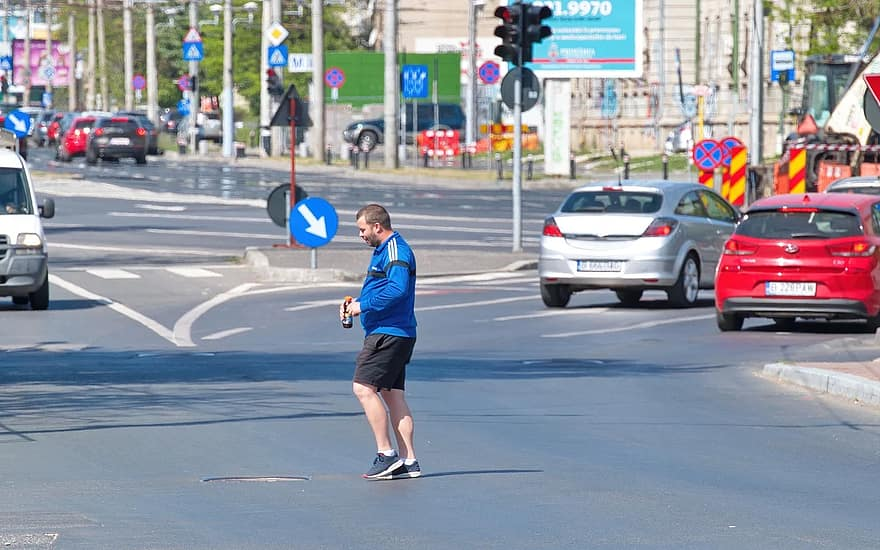
#> input picture TEST/personInRoad.jpg, 880 x 550 px, given in place of testVideoCurve1.mp4, which was not available
$ python test.py
#> lines starting #> are read from the running program, lines starting #| are printed output that depends on the picture; after the words box and inside, x2 and y2 are one past the last pixel; in counts of white or black regions, pixels touching at a corner belong together; pictures that were not available may be replaced by others from this repository, and a replacement may not be noted
# -*- coding: utf-8 -*-

import cv2
import numpy

# 이미지 불러오기
# image = cv2.imread('assets/TestTrack1.png')
# image = cv2.imread('assets/testImage1.jpeg')


def getFitLine(img, f_lines):
    lines = numpy.squeeze(f_lines)
    lines = lines.reshape(lines.shape[0] * 2, 2)

    rows, cols = img.shape[:2]
    output = cv2.fitLine(lines, cv2.DIST_L2, 0, 0.01, 0.01)
    vx, vy, x, y = output[0], output[1], output[2], output[3]

    leftY = int((-x * vy / vx) + y)
    rightY = int(((cols - x) * vy / vx) + y)

    x1, y1 = cols - 1, rightY
    x2, y2 = 0, leftY

    result = [x1, y1, x2, y2]

    return result

# 영상 불러오기
video = cv2.VideoCapture('assets/testVideoCurve1.mp4')

while(video.isOpened()):
    ret, image = video.read()
#> image is the input picture: shape (550, 880, 3); mean B, G, R 158.4, 147.8, 142.9

    try:
        # 이미지 크기
        height, width = image.shape[:2]
#> height = 550; width = 880
        print(height, width)
#| 550 880

        # 이미지 흑백화
        roadImage = cv2.cvtColor(image, cv2.COLOR_RGB2GRAY)
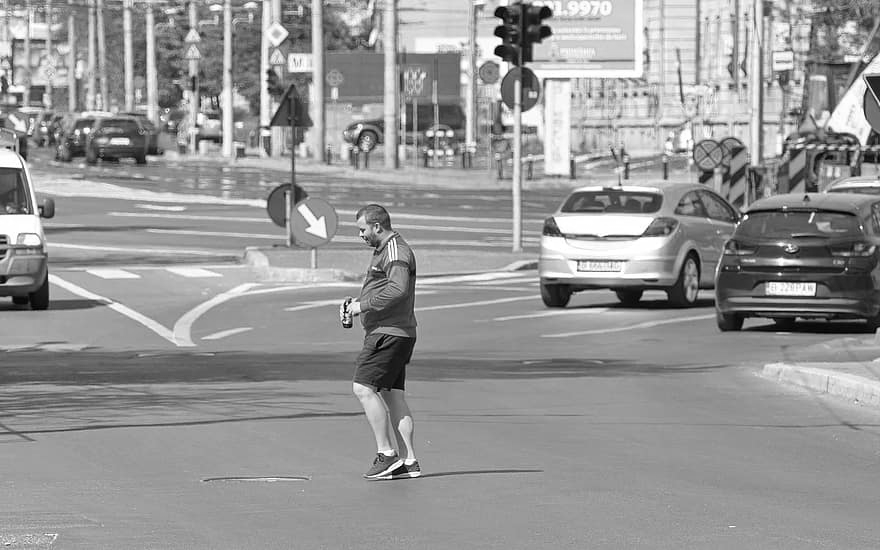
#> roadImage: shape (550, 880); min 0, max 255, mean 150.4

        # 가우시안 불러링은 일반적인 불러와 다르게 중심에 있는 픽셀에 높은 가중치 부여
        # 세 번째 아규먼트를 0으로 하면 지정한 커널 크기에 맞추어 시그마를 계산해서 사용
        blurImage = cv2.GaussianBlur(roadImage, (5, 5), 0)

        # 배수구 망 제거 (한 번 더 불러링)
        ret, thrImg = cv2.threshold(blurImage, 170, 255, cv2.THRESH_BINARY)
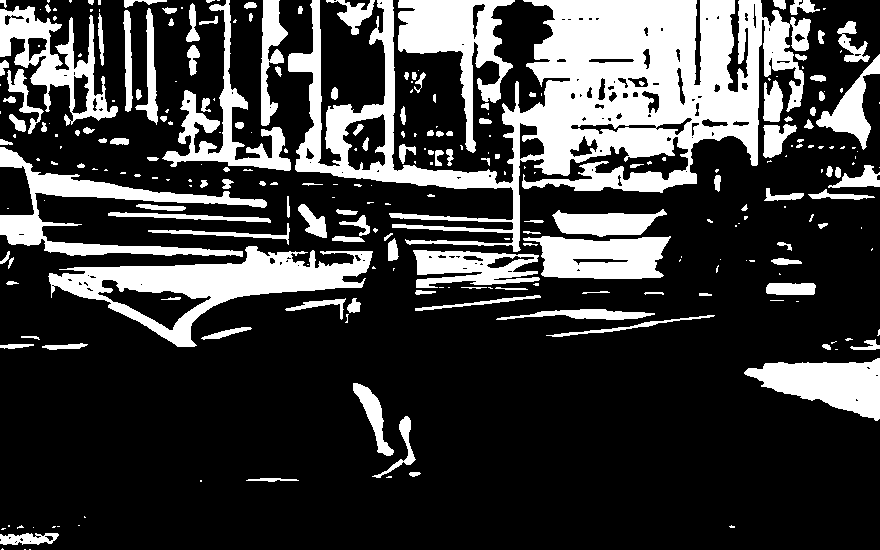
#> thrImg: shape (550, 880); 24.5% white; 273 white regions (139 under 20 px), largest, box (x1, y1, x2, y2) and area: (288, 0, 811, 252) 46518, (48, 246, 373, 347) 10948, (398, 0, 515, 153) 6640

        # 테두리 따기
        edgeImage = cv2.Canny(thrImg, 200, 200)
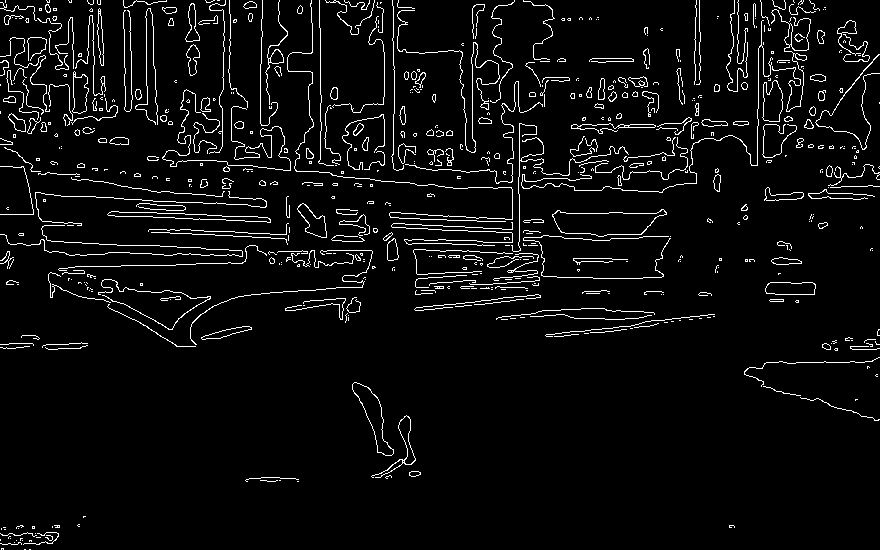
#> edgeImage: shape (550, 880); 4.9% white in thin lines or dots

        ### 관심 영역 설정 (ROI) ###
        # 흑백 빈 이미지
        mask = numpy.zeros_like(edgeImage)

        ignore_mask_color = 255

        vertices = numpy.array([[(-(width/4),height), ((width/2)-(width/10),(height/8)),
                                ((width/2)+(width/10),(height/8)), (width+(width/4), height)]],dtype=numpy.int32)

        # 관심 영역 지정 색으로 표현
        cv2.fillPoly(mask, vertices, ignore_mask_color)
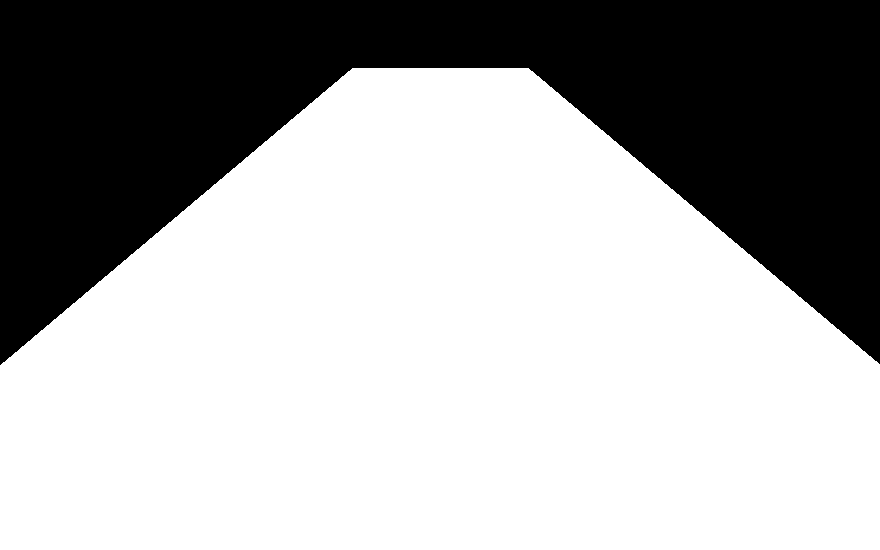
#> mask: shape (550, 880); 66% white; 1 black region, box (x1, y1, x2, y2) and area: (0, 0, 880, 365) 164362

        masked_image = cv2.bitwise_and(edgeImage, mask)
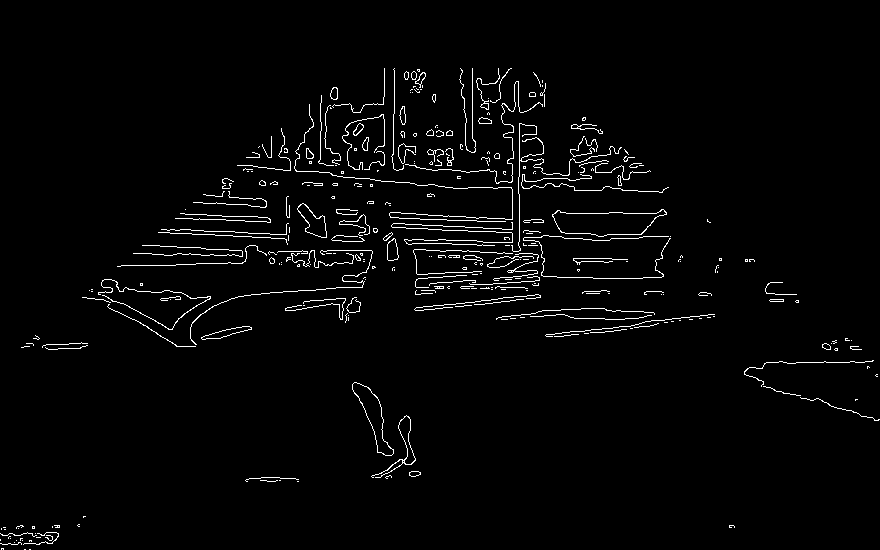
#> masked_image: shape (550, 880); 2.4% white in thin lines or dots, all inside (x1, y1, x2, y2) = (0, 68, 880, 550)

        ### Hough Line ###
        rho = 2
        theta = numpy.pi/180
        threshold = 90
        min_line_len = 120
        max_line_gap = 150

        lines = cv2.HoughLinesP(masked_image, rho, theta, threshold, numpy.array([]),
                                minLineLength = min_line_len, maxLineGap = max_line_gap)
#> lines = 63 rows, first 6: [180, 213, 670, 238], [167, 230, 664, 247], [117, 266, 682, 256], [242, 251, 662, 251], [98, 293, 774, 293], [203, 203, 647, 227]

        try:
            tempLine = numpy.squeeze(lines)
#> tempLine has the same summary as lines
            slopeDegree = (numpy.arctan2(tempLine[:, 1] - tempLine[:, 3], tempLine[:, 0] - tempLine[:, 2]) * 180) / numpy.pi
#> slopeDegree = 63 values, max 180 at index 3, min -179.1 at index 12, mean 15.24

        # # lines = lines[numpy.abs(slopeDegree) < 160]
        # # slopeDegree = slopeDegree[numpy.abs(slopeDegree) < 160]

            leftLines, rightLines = tempLine[(slopeDegree > 0), :], tempLine[(slopeDegree < 0), :]
#> leftLines = 35 rows, first 6: [117, 266, 682, 256], [242, 251, 662, 251], [98, 293, 774, 293], [87, 298, 642, 278], [193, 219, 707, 219], [246, 257, 682, 257]; rightLines = 28 rows, first 6: [180, 213, 670, 238], [167, 230, 664, 247], [203, 203, 647, 227], [233, 236, 541, 247], [267, 222, 670, 236], [196, 263, 769, 283]
            leftLines, rightLines = leftLines[:, None], rightLines[:, None]

            leftFitLine = getFitLine(image, leftLines)
#> in getFitLine, `lines = numpy.squeeze(f_lines)`: lines has the same summary as leftLines outside getFitLine
#> in getFitLine, `lines = lines.reshape(lines.shape[0] * 2, 2)`: lines = 70 pairs, first value 21 to 774, second value 68 to 349
#> in getFitLine, `output = cv2.fitLine(lines, cv2.DIST_L2, 0, 0.01, 0.01)`: output = [0.997, -0.0784, 414.6, 242.3]
#> in getFitLine, `vx, vy, x, y = output[0], output[1], output[2], output[3]`: vx = [0.997]; vy = [-0.0784]; x = [414.6]; y = [242.3]
#> in getFitLine, `leftY = int((-x * vy / vx) + y)`: leftY = 274
#> in getFitLine, `rightY = int(((cols - x) * vy / vx) + y)`: rightY = 205
#> in getFitLine, `x1, y1 = cols - 1, rightY`: x1 = 879; y1 = 205
#> in getFitLine, `x2, y2 = 0, leftY`: x2 = 0; y2 = 274
#> in getFitLine, `result = [x1, y1, x2, y2]`: result = [879, 205, 0, 274]
#> leftFitLine = [879, 205, 0, 274]
            rightFitLine = getFitLine(image, rightLines)
#> in getFitLine (call 2), `lines = numpy.squeeze(f_lines)`: lines has the same summary as rightLines outside getFitLine
#> rightFitLine = [879, 271, 0, 201]
        except:
            print("except")


        # [20 lines of commented-out code are left out]


        line_image = numpy.zeros((height, width, 3), dtype = numpy.uint8)

        for line in lines:
            for x1, y1, x2, y2 in line:
                cv2.line(line_image, (x1, y1), (x2, y2), [0, 0, 255], 5)
#> this loop made 63 passes
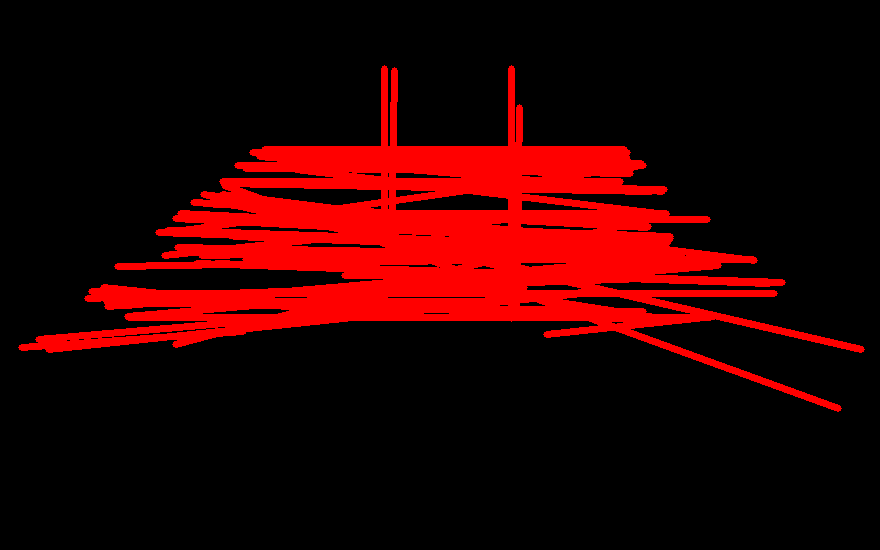
#> line_image: shape (550, 880, 3); mean of channels 0, 1, 2 0, 0, 44.9; drawn as B, G, R

        # [8 lines of commented-out code are left out]

    except:
        continue

    ### 원본 이미지에 차선 덮어쓰기 ###
    edgeLines = cv2.addWeighted(image, 0.8, line_image, 1, 0)
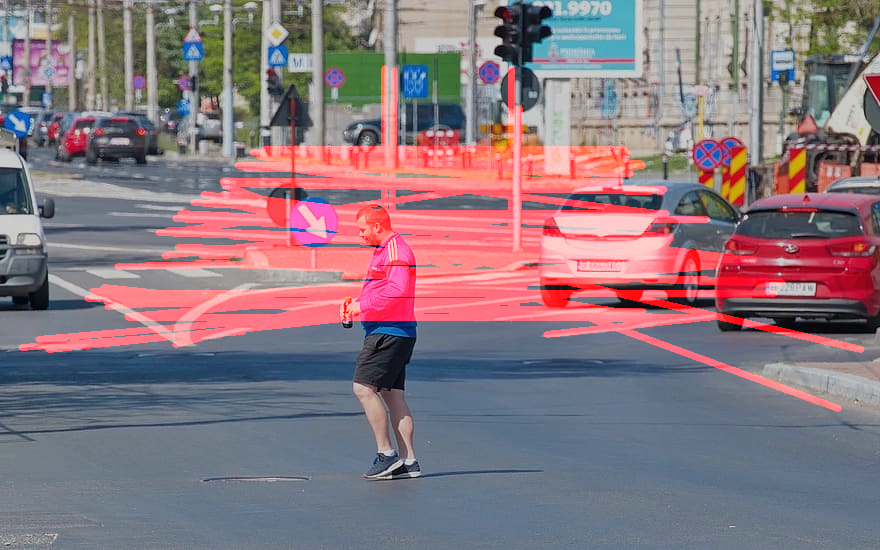
#> edgeLines: shape (550, 880, 3); mean B, G, R 126.7, 118.2, 137.4

    cv2.imshow('edgeLines', edgeLines)

    if cv2.waitKey(1) & 0xFF == ord('q'):
#> (key q is pressed here)
        break


# 동작 하기 전 키 누르는 것 대기
k = cv2.waitKey(0)
#> (key q is pressed here)

# 27 -> esc
if k == 27:
    cv2.destroyAllWindows();


# # ord('s') -> s키
# elif k == ord('s'):
#     # 이미지 저장
#     cv2.imwrite("test.png",img)
#     cv2.destroyAllWindows();
